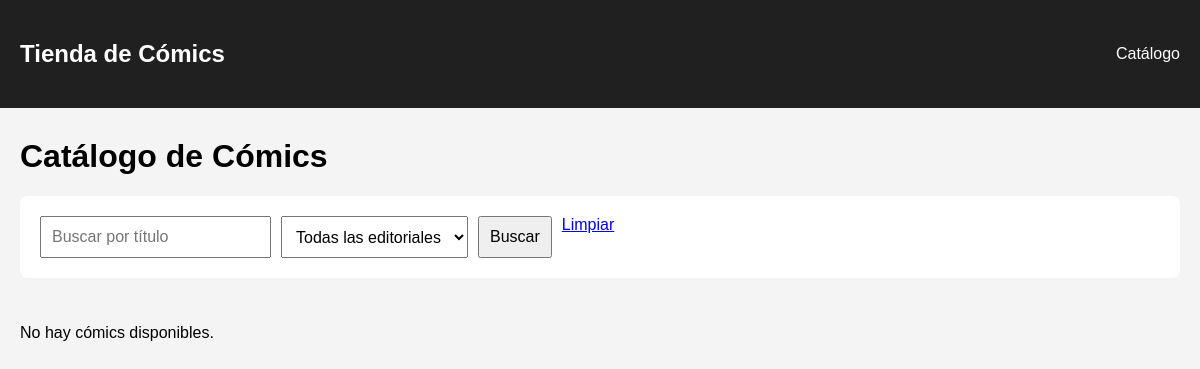
The app's page /, older data.
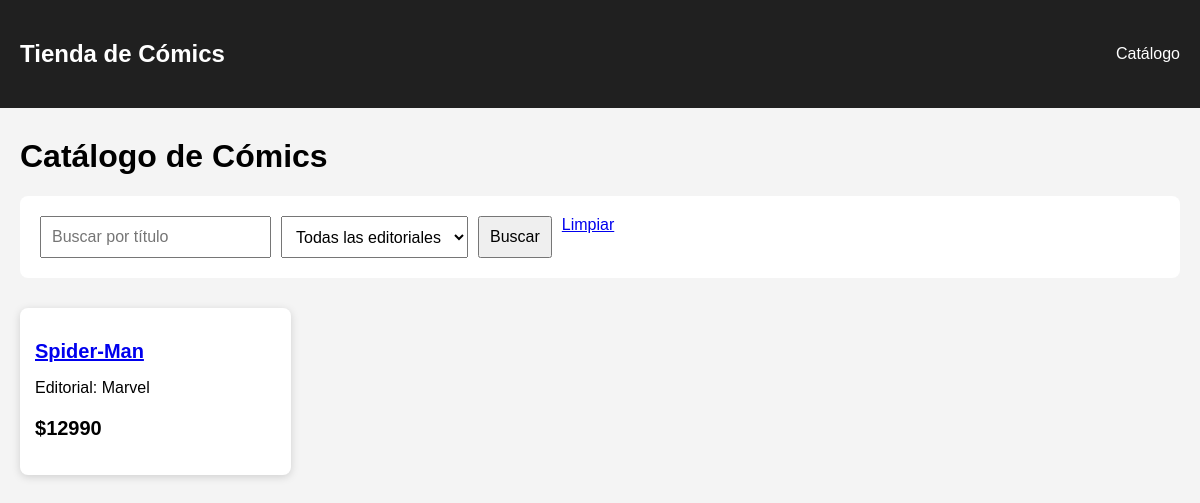
The same page, newer data.
### comics/models.py (models this page shows, shortened)
class Comic(models.Model):
    editorial = models.ForeignKey(
        Editorial,
        on_delete=models.CASCADE,
        related_name='comics'
    )
    titulo = models.CharField(max_length=150)
    numero_tomo = models.PositiveIntegerField()
    precio = models.PositiveIntegerField()
    tapa_dura = models.BooleanField(default=False)
    stock = models.PositiveIntegerField(default=0)
    disponible = models.BooleanField(default=True)
    descripcion = models.TextField(blank=True)
    portada = models.ImageField(
        upload_to='portadas/',
        blank=True,
        null=True
    )
    class Meta:
        ordering = ['titulo']

class Editorial(models.Model):
    nombre = models.CharField(max_length=100, unique=True)
    class Meta:
        ordering = ['nombre']
    def __str__(self):
        return self.nombre

### comics/views.py (the view)
# urls.py: path('', views.catalogo, name='catalogo'),
def catalogo(request):
    comics = Comic.objects.filter(disponible=True)
    busqueda = request.GET.get('q', '')
    editorial_id = request.GET.get('editorial', '')
    if busqueda:
        comics = comics.filter(titulo__icontains=busqueda)
    if editorial_id:
        comics = comics.filter(editorial_id=editorial_id)
    editoriales = Editorial.objects.all()
    return render(
        request,
        'comics/catalogo.html',
        {
            'comics': comics,
            'editoriales': editoriales,
            'busqueda': busqueda,
            'editorial_seleccionada': editorial_id,
        }
    )

### comics/templates/comics/catalogo.html (shortened to what this page needs)
{% extends 'comics/base.html' %}
{% block content %}
<h1>Catálogo de Cómics</h1>
<div class="filtros">
    <form method="get">
        <input
            type="text"
            name="q"
            placeholder="Buscar por título"
            value="{{ busqueda }}"
        >
        <select name="editorial">
            <option value="">Todas las editoriales</option>
        </select>
        <button type="submit">
            Buscar
        </button>
        <a href="/">
            Limpiar
        </a>
    </form>
</div>
<div class="catalogo">
    {% for comic in comics %}
        <div class="comic">
          <h2>
    <a href="{% url 'detalle_comic' comic.id %}">
        {{ comic.titulo }}
    </a>
</h2>
            <p>
                Editorial: {{ comic.editorial }}
            </p>
            <p class="precio">
                ${{ comic.precio }}
            </p>
        </div>
    {% empty %}
        <p>No hay cómics disponibles.</p>
    {% endfor %}
</div>
{% endblock %}

Row changes from the older to the newer data that the page shows:
added Comic: titulo "Spider-Man", editorial "Marvel", precio "12990"
Text that changed along with them:
text no longer shown: "No hay cómics disponibles."
